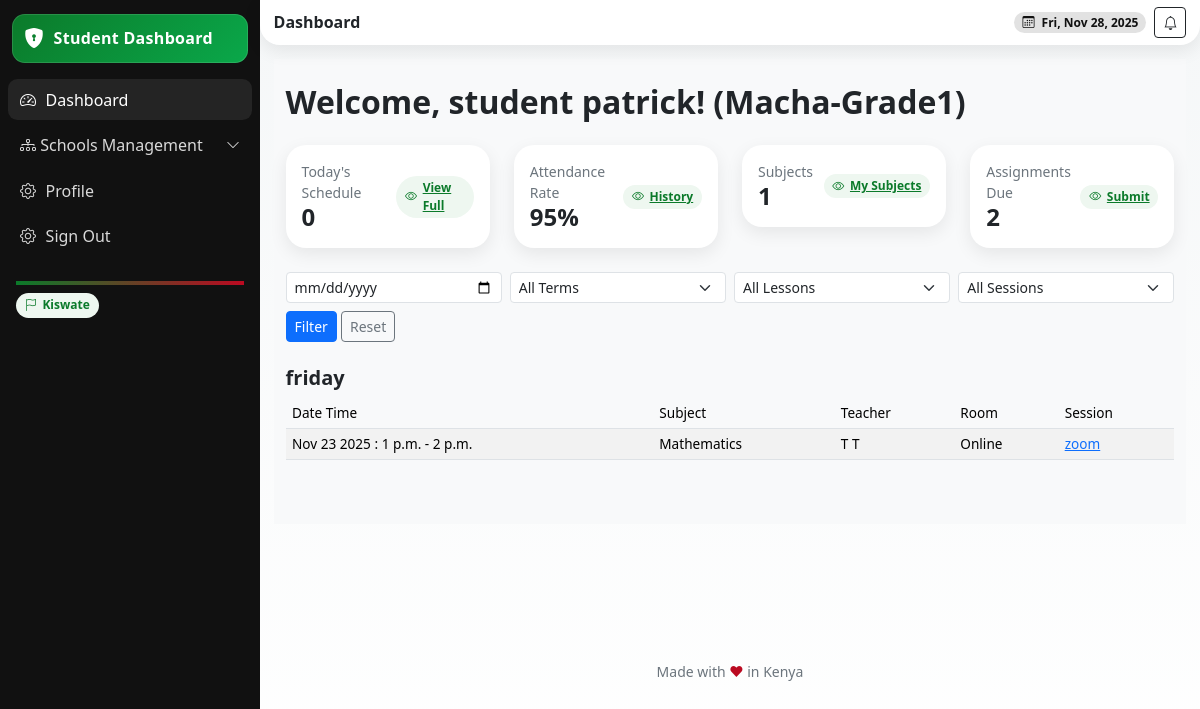
Screenshot of /student-dashboard/ (signed in) with the database file from the repository.
### userauths/models.py (models this page shows, shortened)
class User(AbstractUser):
    COUNTRY_CURRENCY_MAP = {
        'KENYA': 'KES',
        'UGANDA': 'UGX',
    }
    username = None  # Disable username field
    phone_number = models.CharField(max_length=15, unique=True)
    country = models.CharField(max_length=15,blank=True, null=True)
    email = models.EmailField(unique=True)
    first_name = models.CharField(max_length=50)
    last_name = models.CharField(max_length=50)
    is_staff = models.BooleanField(default=False)
    is_superuser = models.BooleanField(default=False)
    is_admin = models.BooleanField(default=False)
    school_staff = models.BooleanField(default=False)
    is_student = models.BooleanField(default=False)
    is_teacher = models.BooleanField(default=False)
    is_parent = models.BooleanField(default=False)
    is_active = models.BooleanField(default=True)
    is_verified = models.BooleanField(default=False)
    created_at = models.DateTimeField(auto_now_add=True)
    updated_at = models.DateTimeField(auto_now=True)
    objects = CustomUserManager()
    USERNAME_FIELD = 'email'  # Use email as the username field
    REQUIRED_FIELDS = ['first_name', 'last_name', 'phone_number']  # Required fields for createsuperuser
    class Meta:
        ordering = ['-created_at']

### school/models.py (models this page shows, shortened)
class Grade(models.Model):
    name = models.CharField(max_length=50)
    school = models.ForeignKey(School, on_delete=models.CASCADE, related_name='grades')
    lessons_per_term = models.PositiveIntegerField(default=9)
    description = models.TextField(blank=True)
    code = models.CharField(max_length=50, db_index=True)
    capacity = models.PositiveIntegerField(default=30)
    created_at = models.DateTimeField(auto_now_add=True)
    is_active = models.BooleanField(default=True)
    class Meta:
        unique_together = ['school', 'code']

class Lesson(models.Model):
    timetable = models.ForeignKey(Timetable, on_delete=models.CASCADE, related_name='lessons')
    subject = models.ForeignKey(Subject, on_delete=models.CASCADE, related_name='lessons')
    teacher = models.ForeignKey(StaffProfile, on_delete=models.CASCADE, related_name='lessons_taught')
    day_of_week = models.CharField(max_length=10, choices=WEEKDAY_CHOICES, blank=True, null=True)  # e.g., 'monday'
    date = models.DateField(db_index=True)
    start_time = models.TimeField()
    end_time = models.TimeField()
    room = models.CharField(max_length=50, blank=True)  # e.g., "Classroom A"
    is_canceled = models.BooleanField(default=False)
    notes = models.TextField(blank=True)
    class Meta:
        unique_together = ['timetable', 'subject', 'date', 'start_time']
    def __str__(self):
        return f"{self.subject.name} - {self.date} {self.start_time} ({self.timetable.grade.name})"

class Subject(models.Model):
    name = models.CharField(max_length=255)
    description = models.TextField(blank=True)
    code = models.CharField(max_length=100, blank=True)
    school = models.ForeignKey(School, on_delete=models.CASCADE)
    grade = models.ForeignKey(Grade, on_delete=models.CASCADE, related_name='subjects')
    start_date = models.DateField()
    end_date = models.DateField(blank=True, null=True)
    is_active = models.BooleanField(default=True)

class StaffProfile(models.Model):
    user = models.OneToOneField(User, on_delete=models.CASCADE)
    staff_id = models.CharField(max_length=50, unique=True, db_index=True)
    date_of_birth = models.DateField(blank=True, null=True)
    gender = models.CharField(max_length=10, choices=GENDER_CHOICES, blank=True)
    employment_date = models.DateField(blank=True, null=True)
    position = models.CharField(max_length=100, choices=POSITION_CHOICES)
    tsc_number = models.CharField(max_length=50, unique=True, blank=True, null=True)
    qualification = models.TextField(blank=True, null=True)
    subjects = models.ManyToManyField(Subject, related_name='teachers_subjects')  # Changed(max_length=255, blank=True, null=True)
    bio = models.TextField(blank=True, null=True)
    profile_picture = models.ImageField(upload_to='teachers/', blank=True, null=True)
    school = models.ForeignKey(School, on_delete=models.CASCADE)
    department = models.CharField(max_length=50, blank=True)  # e.g., 'Dining Hall', 'School Gate'
    roles = models.ManyToManyField(Role, blank=True, related_name='staff_members')

class Session(models.Model):  # Renamed from VirtualClass for in-person/hybrid
    subject = models.ForeignKey(Subject, on_delete=models.CASCADE, related_name='sessions')
    lesson = models.ForeignKey(Lesson, on_delete=models.CASCADE, null=True, blank=True, related_name='sessions')  # New: Link to physical lesson
    title = models.CharField(max_length=255)
    platform = models.CharField(max_length=50, choices=[('in_person', 'In-Person'), ('zoom', 'Zoom'), ('teams', 'Microsoft Teams'), ('meet', 'Google Meet'), ('other', 'Other')], default='in_person')  # Updated choices
    meeting_link = models.URLField(blank=True, null=True)
    scheduled_at = models.DateTimeField()
    duration = models.DurationField(blank=True, null=True)
    is_live = models.BooleanField(default=False)
    recording_url = models.URLField(blank=True, null=True)
    school = models.ForeignKey(School, on_delete=models.CASCADE, related_name='sessions')
    teacher = models.ForeignKey(StaffProfile, on_delete=models.CASCADE, related_name='sessions')

### userauths/views.py (the view)
# urls.py: path('student-dashboard/', views.student_dashboard, name='student-dashboard'),
@login_required
def student_dashboard(request):
    user = request.user
    if not hasattr(user, 'student'):
        messages.error(request, "Access denied: Student role required.")
        return redirect('userauths:sign-in')
    student = user.student
    today = timezone.now().date()
    enrollments = student.enrollments.filter(status='active').select_related('subject')
    term_id = request.GET.get('term')
    lesson_id = request.GET.get('lesson')
    session_id = request.GET.get('session')
    date_filter = request.GET.get('date')
    lessons_qs = Lesson.objects.filter(
        subject__in=enrollments.values_list('subject', flat=True),
        timetable__school=student.school
    ).select_related('timetable', 'subject', 'teacher')  # remove room, session
    if term_id:
        lessons_qs = lessons_qs.filter(timetable__term_id=term_id)
    if date_filter:
        lessons_qs = lessons_qs.filter(date=date_filter)
    if lesson_id:
        lessons_qs = lessons_qs.filter(id=lesson_id)
    if session_id:
        lessons_qs = lessons_qs.filter(session_id=session_id)
    lessons_qs = lessons_qs.order_by('date', 'start_time')
    today_lessons = lessons_qs.filter(date=today)
    sessions_qs = Session.objects.filter(
        lesson__in=lessons_qs
    ).select_related('lesson', 'subject', 'platform').order_by('scheduled_at')
    lessons_by_weekday = defaultdict(list)
    for lesson in lessons_qs:
        weekday = lesson.day_of_week  # e.g., 'Monday'
        lessons_by_weekday[weekday].append(lesson)
    print(lessons_by_weekday)
    sessions_list = Session.objects.filter(
        lesson__subject__in=enrollments.values_list('subject', flat=True)
    ).distinct()
    lessons_list = lessons_qs.distinct().order_by('subject__name', 'date')
    context = {
        'student': student,
        'grade': student.grade_level,
        'enrollments': enrollments,  # For subject count
        'today_lessons': today_lessons,
        'lessons_by_weekday': dict(lessons_by_weekday),  # This is what template needs, not lessons_by_weekday,  # This is what template needs
        'lessons_list': lessons_list,
        'sessions_list': sessions_list,
        'request': request,
    }
    return render(request, 'school/student/dashboard.html', context)

### templates/school/student/dashboard.html (shortened to what this page needs)
{% extends 'school/student/base.html' %}
{% block content %}
<section class="bg-light py-4">
    <div class="container">
        <h2 class="fw-semibold mb-4">Welcome, {{ user.get_full_name }}! ({{ grade.name }})</h2>
        <div class="row g-4 mb-4">
            <div class="col-6 col-md-3">
                <div class="card k-card">
                    <div class="card-body p-3 d-flex justify-content-between align-items-center">
                        <div>
                            <div class="text-secondary small">Today's Schedule</div>
                            <div class="h4 m-0 fw-bold">{{ today_lessons.count|default:"0" }}</div>
                        </div>
                        <a href="{% url 'school:school-assignments' %}" class="k-pill"><i class="bi bi-eye"></i> View Full</a>
                    </div>
                </div>
            </div>
            <div class="col-6 col-md-3">
                <div class="card k-card">
                    <div class="card-body p-3 d-flex justify-content-between align-items-center">
                        <div>
                            <div class="text-secondary small">Attendance Rate</div>
                            <div class="h4 m-0 fw-bold">95%</div>
                        </div>
                        <a href="{% url 'school:school-attendance' %}" class="k-pill"><i class="bi bi-eye"></i> History</a>
                    </div>
                </div>
            </div>
            <div class="col-6 col-md-3">
                <div class="card k-card">
                    <div class="card-body p-3 d-flex justify-content-between align-items-center">
                        <div>
                            <div class="text-secondary small">Subjects</div>
                            <div class="h4 m-0 fw-bold">{{ enrollments.count|default:"0" }}</div>
                        </div>
                        <a href="{% url 'school:school-subjects' %}" class="k-pill"><i class="bi bi-eye"></i> My Subjects</a>
                    </div>
                </div>
            </div>
            <div class="col-6 col-md-3">
                <div class="card k-card">
                    <div class="card-body p-3 d-flex justify-content-between align-items-center">
                        <div>
                            <div class="text-secondary small">Assignments Due</div>
                            <div class="h4 m-0 fw-bold">2</div>
                        </div>
                        <a href="{% url 'school:school-assignments' %}" class="k-pill"><i class="bi bi-eye"></i> Submit</a>
                    </div>
                </div>
            </div>
        </div>
        <div class="row mb-4">
            <div class="col-12">
                <form method="get" class="row g-2">
                    <div class="col-md-3">
                        <input type="date" name="date" class="form-control form-control-sm" value="{{ request.GET.date }}">
                    </div>
                    <div class="col-md-3">
                        <select name="term" class="form-select form-select-sm">
                            <option value="">All Terms</option>
                        </select>
                    </div>
                    <div class="col-md-3">
                        <select name="lesson" class="form-select form-select-sm">
                            <option value="">All Lessons</option>
                        </select>
                    </div>
                    <div class="col-md-3">
                        <select name="session" class="form-select form-select-sm">
                            <option value="">All Sessions</option>
                        </select>
                    </div>
                    <div class="col-md-12 mt-2">
                        <button class="btn btn-primary btn-sm">Filter</button>
                        <a href="{% url 'userauths:student-dashboard' %}" class="btn btn-outline-secondary btn-sm">Reset</a>
                    </div>
                </form>
            </div>
        </div>
        {% if lessons_by_weekday %}
            {% for weekday, lessons in lessons_by_weekday.items %}
                <div class="row mb-4">
                    <div class="col-12">
                        <h5 class="fw-semibold">{{ weekday }}</h5>
                        <div class="table-responsive">
                            <table class="table table-striped">
                                <thead>
                                    <tr>
                                        <th>Date Time</th>
                                        <th>Subject</th>
                                        <th>Teacher</th>
                                        <th>Room</th>
                                        <th>Session</th>
                                    </tr>
                                </thead>
                                <tbody>
                                    {% for lesson in lessons %}
                                    <tr>
                                        <td>{{ lesson.date|date:"M d Y" }} : {{ lesson.start_time }} - {{ lesson.end_time }}</td>
                                        <td>{{ lesson.subject.name }}</td>
                                        <td>{{ lesson.teacher.user.get_full_name }}</td>
                                        <td>{{ lesson.room.name|default:"Online" }}</td>
                                        <td>
                                            {% if lesson.sessions.exists %}
                                                {% for session in lesson.sessions.all %}
                                                    <a href="{{ session.meeting_link }}" target="_blank">{{ session.platform }}</a>{% if not forloop.last %}, {% endif %}
                                                {% endfor %}
                                            {% else %}
                                                -
                                            {% endif %}
                                        </td>                                    </tr>
                                    {% empty %}
                                    <tr><td colspan="5">No lessons.</td></tr>
                                    {% endfor %}
                                </tbody>
                            </table>
                        </div>
                    </div>
                </div>
            {% endfor %}
        {% else %}
            <p class="text-muted">No scheduled lessons found.</p>
        {% endif %}
    </div>
</section>
{% endblock %}

### templates/school/student/base.html (style rules this page uses)
:root { --kenya-green: #0b7a2a; --kenya-red: #bb0a21; --kenya-black: #111111; --kenya-white: #ffffff; --kenya-grey: #f5f7f8; --radius-xl: 1.25rem; --shadow-soft: 0 6px 18px rgba(0,0,0,.08); --space-compact: .5rem; }
html, body { height: 100%; }
body { background: linear-gradient(180deg, var(--kenya-grey), #fff); }
.card.k-card { border: 0; border-radius: var(--radius-xl); box-shadow: var(--shadow-soft); overflow: hidden; }
.k-pill { display: inline-flex; align-items: center; gap: .35rem; border-radius: 999px; padding: .2rem .55rem; font-size: .75rem; background: #eef7f0; color: var(--kenya-green); font-weight: 600; }
.table { font-size: 0.85rem; }
.table td, .table th { padding: 0.3rem 0.4rem; vertical-align: middle; }
.table thead th { font-weight: 500; background-color: #f8f9fa; }

### rows the page displays
User: get_full_name "student patrick"
Grade: name "Macha-Grade1"
Lesson: day_of_week "friday", date "Nov 23 2025", start_time "1 p.m.", end_time "2 p.m.", subject.name "Mathematics", teacher.user.get_full_name "T T", room.name "Online"
Session: platform "zoom"

### other values shown
{{ today_lessons.count|default:"0" }} "0"
{{ enrollments.count|default:"0" }} "1"
